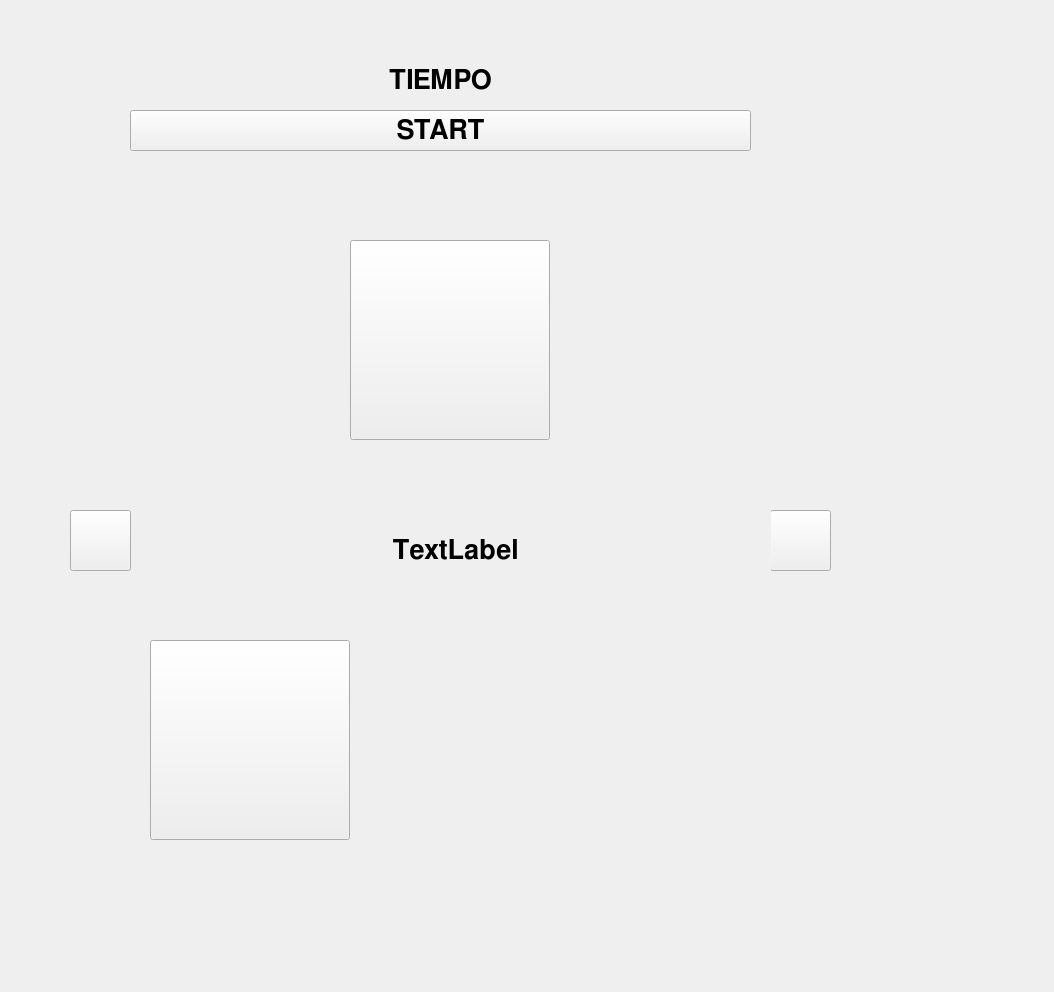
<?xml version="1.0" encoding="UTF-8"?>
<ui version="4.0">
 <class>Dialog</class>
 <widget class="QDialog" name="Dialog">
  <property name="geometry">
   <rect>
    <x>0</x>
    <y>0</y>
    <width>1054</width>
    <height>992</height>
   </rect>
  </property>
  <property name="windowTitle">
   <string>Dialog</string>
  </property>
  <widget class="QPushButton" name="p3">
   <property name="geometry">
    <rect>
     <x>550</x>
     <y>240</y>
     <width>201</width>
     <height>200</height>
    </rect>
   </property>
   <property name="text">
    <string/>
   </property>
  </widget>
  <widget class="QPushButton" name="p5">
   <property name="geometry">
    <rect>
     <x>350</x>
     <y>440</y>
     <width>200</width>
     <height>200</height>
    </rect>
   </property>
   <property name="text">
    <string/>
   </property>
  </widget>
  <widget class="QPushButton" name="p1">
   <property name="geometry">
    <rect>
     <x>150</x>
     <y>240</y>
     <width>200</width>
     <height>200</height>
    </rect>
   </property>
   <property name="text">
    <string/>
   </property>
  </widget>
  <widget class="QPushButton" name="p4">
   <property name="geometry">
    <rect>
     <x>150</x>
     <y>440</y>
     <width>200</width>
     <height>200</height>
    </rect>
   </property>
   <property name="text">
    <string/>
   </property>
  </widget>
  <widget class="QPushButton" name="p6">
   <property name="geometry">
    <rect>
     <x>550</x>
     <y>440</y>
     <width>200</width>
     <height>200</height>
    </rect>
   </property>
   <property name="text">
    <string/>
   </property>
  </widget>
  <widget class="QPushButton" name="p8">
   <property name="geometry">
    <rect>
     <x>350</x>
     <y>640</y>
     <width>200</width>
     <height>200</height>
    </rect>
   </property>
   <property name="text">
    <string/>
   </property>
  </widget>
  <widget class="QLabel" name="label_2">
   <property name="geometry">
    <rect>
     <x>140</x>
     <y>230</y>
     <width>621</width>
     <height>621</height>
    </rect>
   </property>
   <property name="text">
    <string/>
   </property>
  </widget>
  <widget class="QPushButton" name="fin_partida">
   <property name="geometry">
    <rect>
     <x>220</x>
     <y>680</y>
     <width>441</width>
     <height>81</height>
    </rect>
   </property>
   <property name="font">
    <font>
     <family>FreeSans</family>
     <pointsize>28</pointsize>
    </font>
   </property>
   <property name="text">
    <string>JUGAR OTRA VEZ</string>
   </property>
  </widget>
  <widget class="QPushButton" name="flechaD">
   <property name="geometry">
    <rect>
     <x>770</x>
     <y>510</y>
     <width>61</width>
     <height>61</height>
    </rect>
   </property>
   <property name="text">
    <string/>
   </property>
  </widget>
  <widget class="QLabel" name="panel_final">
   <property name="enabled">
    <bool>true</bool>
   </property>
   <property name="geometry">
    <rect>
     <x>140</x>
     <y>210</y>
     <width>631</width>
     <height>681</height>
    </rect>
   </property>
   <property name="font">
    <font>
     <family>FreeSans</family>
     <pointsize>20</pointsize>
     <bold>true</bold>
    </font>
   </property>
   <property name="autoFillBackground">
    <bool>true</bool>
   </property>
   <property name="text">
    <string>TextLabel</string>
   </property>
   <property name="alignment">
    <set>Qt::AlignCenter</set>
   </property>
  </widget>
  <widget class="QPushButton" name="p2">
   <property name="geometry">
    <rect>
     <x>350</x>
     <y>240</y>
     <width>200</width>
     <height>200</height>
    </rect>
   </property>
   <property name="text">
    <string/>
   </property>
  </widget>
  <widget class="QPushButton" name="p7">
   <property name="geometry">
    <rect>
     <x>150</x>
     <y>640</y>
     <width>200</width>
     <height>200</height>
    </rect>
   </property>
   <property name="text">
    <string/>
   </property>
  </widget>
  <widget class="QPushButton" name="flechaI">
   <property name="geometry">
    <rect>
     <x>70</x>
     <y>510</y>
     <width>61</width>
     <height>61</height>
    </rect>
   </property>
   <property name="text">
    <string/>
   </property>
  </widget>
  <widget class="QLabel" name="tiempo">
   <property name="geometry">
    <rect>
     <x>140</x>
     <y>60</y>
     <width>601</width>
     <height>41</height>
    </rect>
   </property>
   <property name="font">
    <font>
     <family>FreeSans</family>
     <pointsize>20</pointsize>
     <bold>true</bold>
    </font>
   </property>
   <property name="text">
    <string>TIEMPO</string>
   </property>
   <property name="alignment">
    <set>Qt::AlignCenter</set>
   </property>
  </widget>
  <widget class="QPushButton" name="start">
   <property name="geometry">
    <rect>
     <x>130</x>
     <y>110</y>
     <width>621</width>
     <height>41</height>
    </rect>
   </property>
   <property name="font">
    <font>
     <family>FreeSans</family>
     <pointsize>20</pointsize>
     <bold>true</bold>
    </font>
   </property>
   <property name="text">
    <string>START</string>
   </property>
  </widget>
 </widget>
 <resources/>
 <connections/>
</ui>
